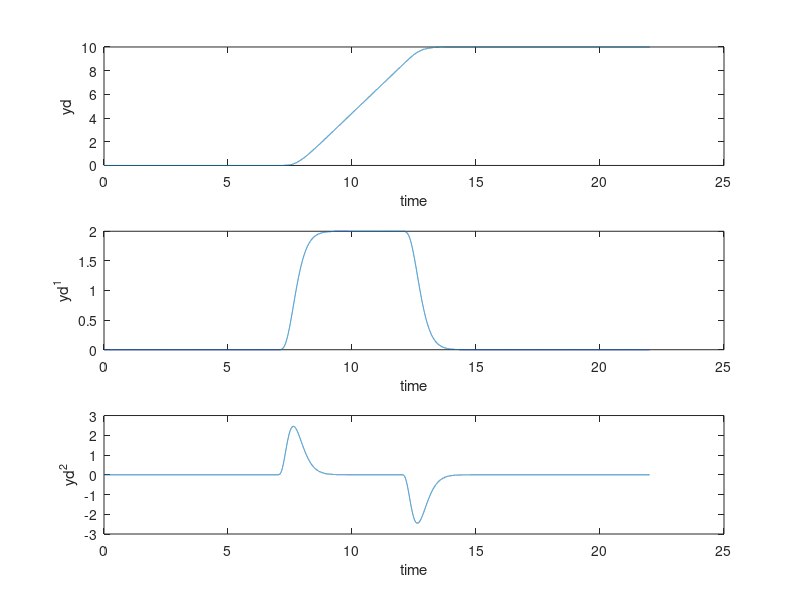

This chart was generated by the following MATLAB code: (Note: this script raises an error after producing the figure.)
clc; clear;
r=2;
M=1; m=1; L=1; B=1; g=1;
%% defining the desired output (and filtering it twice)
tin = 7 ; tup = 12 ; tf = 22 ; delt = 0.001 ; ymax = 10;
ramp = ymax/(tup-tin);
t1 = 0:delt:tin; 
t2=max(t1)+delt:delt:tup;
t3=max(t2)+delt:delt:tf;
y0 = zeros(size(t1));
y1 = ramp*(t2-max(t1));
y2 = max(y1)*ones(size(t3));
t = 0:delt:tf; y = [y0 y1 y2];
figure(1); clf; subplot(211), plot(t,y); 
axis([0,tf,-0.1,1.2*ymax])
xlabel('time'); ylabel('y unfiltered')
% filtering the desired signal 
Wf = 1; % choose a filter break frequency in Hz
num = [Wf*2*pi]; den = [1 (Wf*2*pi)]; % first order filter
[Af,Bf,Cf,Df] = tf2ss(num,den);
Sys_f = ss(Af,Bf,Cf,Df); % first order filter system
Sysf = Sys_f*Sys_f*Sys_f*Sys_f*Sys_f; % fifth order filter
[yd,xtemp]= lsim(Sysf,y,t); % filter the desired signal
figure(1);  subplot(212), plot(t,yd); 
xlabel('time'); ylabel('yd')
% numerical differentiation
y1d = diff(yd,1)/(delt^1); % the first derivative of yd
y1d = [y1d;0];
y2d = diff(yd,2)/(delt^2); % the second derivative of yd
y2d = [y2d;0;0];
[mm,nn] = size(y2d);
time = 0:delt:(mm-1)*delt;
figure(1); clf; subplot(311), plot(time,yd)
xlabel('time'); ylabel('yd')
subplot(312), plot(time,y1d)
xlabel('time'); ylabel('yd^1')
subplot(313), plot(time,y2d)
xlabel('time'); ylabel('yd^2')


%% y_desired_double_dot
for i=1:length(y)-1
    y_velocity(i)=yd(i+1)-yd(i);
end
cc=[0]
y_velocity=[y_velocity cc];
for i=1:length(y_velocity)-1
    y_acc(i)=y_velocity(i+1)-y_velocity(i);
end
y_acc=[y_acc cc];

%% Initiate the iterative procedure 
% https://stackoverflow.com/questions/26916066/variable-input-changing-in-time-ode45-matlab
eta = zeros(2,length(time))';
theta = eta(:,1);

% time_span=[0 tf]; % If with this, the response will be downsampled.
time_span=t;
% options = odeset('RelTol',1e-6,'AbsTol',[1e-6 1e-6]); 
% options2 = odeset('RelTol',1e-6,'AbsTol',[1e-6 1e-6 1e-6 1e-6]); 
% [time, eta] = ode45( @(time, eta) func(time, eta, y_acc, M, m, L, B, g), time_span, IC, options);
Aold=[0 1;
   g/L -B/(m*L^2)];
[V,D]=eig(Aold);
TransM=inv(V);
check_1=TransM*Aold*inv(TransM);  % check internal dynamics decoupling


%% iterative procedure 
figure(3); clf
theta_store = [];
theta1d_store = [];
nsteps = 30;
for jj = 1:1:nsteps
    p=(g/L).*(sin(theta)-theta)+(1/L).*cos(theta).*y2d;
    [zs,zstemp] = lsim(-1.618, 0.8507, 1, 0, p, t);
    [zu,zutemp] = lsim(-0.618, -0.5257, 1, 0, flipud(p), t);

    %%%% compute the new internal dynamics
    eta = (inv(TransM)*[zs zu]')';
    error = norm(theta -eta(:,1))
    theta = eta(:,1);
    theta_1d = eta(:,2);
    theta_store = [theta_store theta];
    theta1d_store = [theta1d_store theta_1d];
    %%%% plot theta and internal states every iteration 
    subplot(311), plot(time,zs); hold on
    xlabel('time'); ylabel('z_s')
    subplot(312), plot(time,zu)
    xlabel('time'); ylabel('z_u'); hold on
    subplot(313), plot(time,theta)
    xlabel('time'); ylabel('\theta')
    drawnow
    zoom on; hold on
end
figure(3); hold off

figure(4); clf
subplot(211);
plot(time,theta_store,time,theta,'r')
xlabel('time'); ylabel('iterations of \theta')
subplot(212);
plot(time,theta1d_store,'b')
xlabel('time'); ylabel('iterations of \theta1d')

%{
M=1; m=1; L=1; B=1; g=9.8;
ttt= [0: delt : tf];
y_desired_dot_dot=interp1( ttt, y_acc, time );

alpha_2_dot=(-1/m*L^2)*( -m*g*L.*sin(eta(:,1))+B.*eta(:,2) - m*L.*cos(eta(:,1)).*y_desired_dot_dot );
U_inv =  (M+m).*y_desired_dot_dot  -  m*L.*cos(eta(:,1)).*(  alpha_2_dot )  +  m*L*sin(eta(:,1)).*eta(:,2).^2  ;


% yee=0:0.2:8;
% U_inv=interp1( 1:41, U_inv, 0:delt:8);
figure(2);
plot(U_inv);
title('U_f_f');
U=[U_inv ,  t'];

figure(3);
[t, x_n]=ode45(@(t, x_n) cart(t, x_n, U, M, m, L, M, g), time_span, [0 0 0 0], options2);
plot(x_n(:,1));
title('Origianl system output after applied U_f_f');



function eta_dot=func(time, eta, y_acc, M, m, L, B, g)
    
    ttt= [ 0: 0.001 : 22];
    y_desired_dot_dot=interp1( ttt, y_acc, time );
    
    eta_dot=zeros(2,1);
    
    eta_dot(1)=eta(2);
    eta_dot(2)=( -1/(m*L*L) )*(m*g*sin(eta(1))+B*eta(2)) + ((-1/m*L*L))*(m*L*cos(eta(1)))*y_desired_dot_dot;
end


% x_n(1)= Xc, x_n(2)= Xc_dot, x_n(3)= theta, x_n(4)= theta_dot
function x_diff = cart(t, x_n , U, M, m, L, B, g)
    
    F=U(:,1);
    time=U(:,2);    
    u = interp1(time, F, t);
    
    x_diff=zeros(2,1);
    x_diff(1)=x_n(2);
    x_diff(3)=x_n(4);
    A_s=[m*L*L  , -m*L.*cos(x_n(3));
        -m*L.*cos(x_n(3))   ,  M+m]
    A_s=A_s.*(1/(m*M*L*L+m*m*L*L.*sin(x_n(3)).*sin(x_n(3)) ) )
    B_s=[m*L.*sin(x_n(4)).*x_n(4)^2+u;
        -m*g*L.*sin(x_n(3))-B.*x_n(4)];
    C_s=A_s*B_s;
    x_diff(2)=C_s(1);
    x_diff(4)=C_s(2);

end

%}
